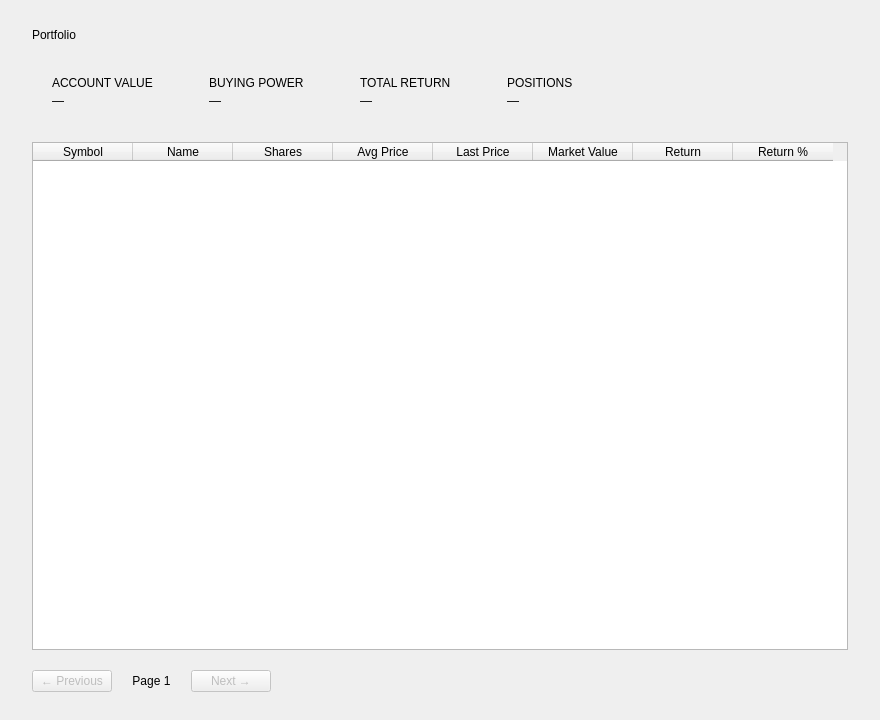
<?xml version="1.0" encoding="UTF-8"?>
<ui version="4.0">
 <class>PortfolioPage</class>
 <widget class="QWidget" name="PortfolioPage">
  <property name="geometry">
   <rect><x>0</x><y>0</y><width>880</width><height>720</height></rect>
  </property>
  <layout class="QVBoxLayout" name="contentLayout">
   <property name="spacing"><number>20</number></property>
   <property name="leftMargin"><number>32</number></property>
   <property name="topMargin"><number>28</number></property>
   <property name="rightMargin"><number>32</number></property>
   <property name="bottomMargin"><number>28</number></property>

   <item>
    <widget class="QLabel" name="pageTitleLabel">
     <property name="objectName"><string>heading2</string></property>
     <property name="text"><string>Portfolio</string></property>
    </widget>
   </item>

   <!-- Balance stat cards -->
   <item>
    <layout class="QHBoxLayout" name="statsLayout">
     <property name="spacing"><number>16</number></property>

     <item>
      <widget class="QFrame" name="accountValueCard">
       <property name="objectName"><string>statCard</string></property>
       <layout class="QVBoxLayout" name="avLayout">
        <property name="leftMargin"><number>20</number></property>
        <property name="topMargin"><number>14</number></property>
        <property name="rightMargin"><number>20</number></property>
        <property name="bottomMargin"><number>14</number></property>
        <property name="spacing"><number>4</number></property>
        <item>
         <widget class="QLabel" name="accountValueTitle">
          <property name="objectName"><string>statLabel</string></property>
          <property name="text"><string>ACCOUNT VALUE</string></property>
         </widget>
        </item>
        <item>
         <widget class="QLabel" name="accountValueAmount">
          <property name="objectName"><string>statValue</string></property>
          <property name="text"><string>—</string></property>
         </widget>
        </item>
       </layout>
      </widget>
     </item>

     <item>
      <widget class="QFrame" name="buyingPowerCard">
       <property name="objectName"><string>statCard</string></property>
       <layout class="QVBoxLayout" name="bpLayout">
        <property name="leftMargin"><number>20</number></property>
        <property name="topMargin"><number>14</number></property>
        <property name="rightMargin"><number>20</number></property>
        <property name="bottomMargin"><number>14</number></property>
        <property name="spacing"><number>4</number></property>
        <item>
         <widget class="QLabel" name="buyingPowerTitle">
          <property name="objectName"><string>statLabel</string></property>
          <property name="text"><string>BUYING POWER</string></property>
         </widget>
        </item>
        <item>
         <widget class="QLabel" name="buyingPowerAmount">
          <property name="objectName"><string>statValue</string></property>
          <property name="text"><string>—</string></property>
         </widget>
        </item>
       </layout>
      </widget>
     </item>

     <item>
      <widget class="QFrame" name="totalReturnCard">
       <property name="objectName"><string>statCard</string></property>
       <layout class="QVBoxLayout" name="trLayout">
        <property name="leftMargin"><number>20</number></property>
        <property name="topMargin"><number>14</number></property>
        <property name="rightMargin"><number>20</number></property>
        <property name="bottomMargin"><number>14</number></property>
        <property name="spacing"><number>4</number></property>
        <item>
         <widget class="QLabel" name="totalReturnTitle">
          <property name="objectName"><string>statLabel</string></property>
          <property name="text"><string>TOTAL RETURN</string></property>
         </widget>
        </item>
        <item>
         <widget class="QLabel" name="totalReturnAmount">
          <property name="objectName"><string>priceNeutral</string></property>
          <property name="text"><string>—</string></property>
         </widget>
        </item>
       </layout>
      </widget>
     </item>

     <item>
      <widget class="QFrame" name="stocksCard">
       <property name="objectName"><string>statCard</string></property>
       <layout class="QVBoxLayout" name="scLayout">
        <property name="leftMargin"><number>20</number></property>
        <property name="topMargin"><number>14</number></property>
        <property name="rightMargin"><number>20</number></property>
        <property name="bottomMargin"><number>14</number></property>
        <property name="spacing"><number>4</number></property>
        <item>
         <widget class="QLabel" name="stocksTitle">
          <property name="objectName"><string>statLabel</string></property>
          <property name="text"><string>POSITIONS</string></property>
         </widget>
        </item>
        <item>
         <widget class="QLabel" name="stocksAmount">
          <property name="objectName"><string>statValue</string></property>
          <property name="text"><string>—</string></property>
         </widget>
        </item>
       </layout>
      </widget>
     </item>

     <item>
      <spacer name="spacerStats">
       <property name="orientation"><enum>Qt::Horizontal</enum></property>
       <property name="sizeHint" stdset="0"><size><width>40</width><height>20</height></size></property>
      </spacer>
     </item>
    </layout>
   </item>

   <!-- Holdings table -->
   <item>
    <widget class="QTableWidget" name="holdingsTable">
     <property name="columnCount"><number>8</number></property>
     <property name="rowCount"><number>0</number></property>
     <property name="editTriggers"><set>QAbstractItemView::NoEditTriggers</set></property>
     <property name="selectionBehavior"><enum>QAbstractItemView::SelectRows</enum></property>
     <property name="showGrid"><bool>false</bool></property>
     <property name="sortingEnabled"><bool>true</bool></property>
     <property name="alternatingRowColors"><bool>true</bool></property>
     <attribute name="horizontalHeaderStretchLastSection"><bool>false</bool></attribute>
     <column><property name="text"><string>Symbol</string></property></column>
     <column><property name="text"><string>Name</string></property></column>
     <column><property name="text"><string>Shares</string></property></column>
     <column><property name="text"><string>Avg Price</string></property></column>
     <column><property name="text"><string>Last Price</string></property></column>
     <column><property name="text"><string>Market Value</string></property></column>
     <column><property name="text"><string>Return</string></property></column>
     <column><property name="text"><string>Return %</string></property></column>
    </widget>
   </item>

   <!-- Pagination -->
   <item>
    <layout class="QHBoxLayout" name="paginationLayout">
     <item>
      <widget class="QPushButton" name="prevButton">
       <property name="objectName"><string>btnSecondary</string></property>
       <property name="text"><string>← Previous</string></property>
       <property name="enabled"><bool>false</bool></property>
      </widget>
     </item>
     <item>
      <widget class="QLabel" name="pageLabel">
       <property name="objectName"><string>subtext</string></property>
       <property name="text"><string>Page 1</string></property>
       <property name="alignment"><set>Qt::AlignHCenter|Qt::AlignVCenter</set></property>
      </widget>
     </item>
     <item>
      <widget class="QPushButton" name="nextButton">
       <property name="objectName"><string>btnSecondary</string></property>
       <property name="text"><string>Next →</string></property>
       <property name="enabled"><bool>false</bool></property>
      </widget>
     </item>
     <item>
      <spacer name="spacerPagination">
       <property name="orientation"><enum>Qt::Horizontal</enum></property>
       <property name="sizeHint" stdset="0"><size><width>40</width><height>20</height></size></property>
      </spacer>
     </item>
    </layout>
   </item>

  </layout>
 </widget>
 <resources/>
 <connections/>
</ui>
